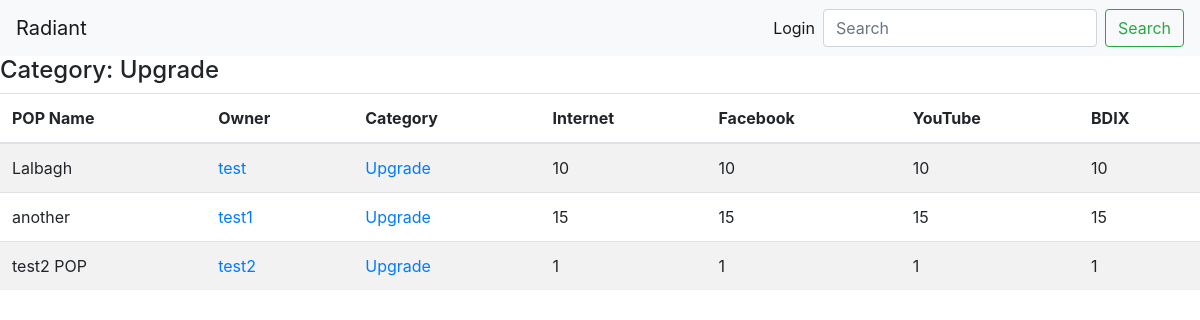
/topic/Upgrade, run on the app's committed database.
### bandwidth/models.py (models this page shows, shortened)
class category(models.Model):
    name = models.CharField(max_length = 150)
    def __str__(self):
        return self.name

class article(models.Model):
    article_author = models.ForeignKey(author, on_delete=models.CASCADE)
    pop_name = models.CharField(max_length = 150)
    category = models.ForeignKey(category, on_delete=models.CASCADE)
    Existing_Internet = models.IntegerField()
    Existing_Facebook = models.IntegerField()
    Existing_YouTube = models.IntegerField()
    Existing_BDInternet = models.IntegerField()
    Upgrade_Internet = models.IntegerField()
    Upgrade_Facebook = models.IntegerField()
    Upgrade_YouTube = models.IntegerField()
    Upgrade_BDInternet = models.IntegerField()
    data_show = models.BooleanField(default=False)
    add_date = models.DateTimeField(auto_now=False, auto_now_add=True)

class author(models.Model):
    name = models.ForeignKey(User, on_delete=models.CASCADE)
    profile_pic = models.FileField()
    details = models.TextField()
    email = models.EmailField()
    def __str__(self):
        return self.name.username

### bandwidth/views.py (the view)
# urls.py: path('topic/<name>', getTopic, name="topic"),
def getTopic(request, name):
    cat = get_object_or_404(category, name=name)
    post = article.objects.filter(category=cat.id)
    return render(request, "category.html",{'post':post, 'cat':cat})

### templates/category.html (shortened to what this page needs)
{% extends 'base.html' %}
{% block body %}
<h4> Category: {{ cat.name }}</h4>
<table class="table table-striped">
    <thead>
      <tr>
        <th scope="col">POP Name</th>
        <th scope="col">Owner</th>
        <th scope="col">Category</th>
        <th scope="col">Internet</th>
        <th scope="col">Facebook</th>
        <th scope="col">YouTube</th>
        <th scope="col">BDIX</th>
      </tr>
    </thead>
    <tbody>
        {% for p in post %}
      <tr>
        <td>{{ p.pop_name }}</td>
        <td><a href="#">{{ p.article_author }}</a></td>
        <td><a href="{% url 'topic' name=p.category.name %}">{{ p.category }}</a></td>
        <td>{{ p.Existing_Internet }}</td>
        <td>{{ p.Existing_Facebook }}</td>
        <td>{{ p.Existing_YouTube }}</td>
        <td>{{ p.Existing_BDInternet }}</td>
      </tr>
      {% endfor %}
    </tbody>
  </table>
{% endblock %}

### data on the page
category: name "Upgrade"
article: pop_name "Lalbagh", article_author "test", category "Upgrade", Existing_Internet "10", Existing_Facebook "10", Existing_YouTube "10", Existing_BDInternet "10"
article: pop_name "another", article_author "test1", category "Upgrade", Existing_Internet "15", Existing_Facebook "15", Existing_YouTube "15", Existing_BDInternet "15"
article: pop_name "test2 POP", article_author "test2", category "Upgrade", Existing_Internet "1", Existing_Facebook "1", Existing_YouTube "1", Existing_BDInternet "1"
